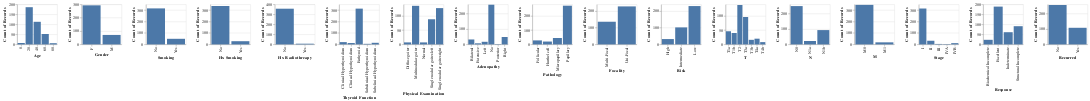

The code cell stored with this chart in its notebook:
### Markdown cell above
## Visualizations  
Plots of single variables distributions

### Code cell
alt.Chart(data).mark_bar().encode(
    alt.X(alt.repeat("column")),
    alt.Y(aggregate='count')
).transform_bin(
    'Age', field='Age',  bin=alt.Bin(maxbins=5)
).properties(
    width=100,
    height=100
).repeat(
    column=list(data.columns),
)

### Figure 1 — Vega-Lite specification as saved in the notebook (floating-point values rounded to 4 significant figures; data arrays with more than 128 entries replaced by an {"elided": "..."} marker saying what was removed)
{"config": {"view": {"continuousWidth": 400, "continuousHeight": 300}}, "repeat": {"column": ["Age", "Gender", "Smoking", "Hx Smoking", "Hx Radiothreapy", "Thyroid Function", "Physical Examination", "Adenopathy", "Pathology", "Focality", "Risk", "T", "N", "M", "Stage", "Response", "Recurred"]}, "spec": {"data": {"name": "data-f02d0e33eb47f78e712379cc81b35d7e"}, "mark": "bar", "encoding": {"x": {"field": {"repeat": "column"}}, "y": {"aggregate": "count"}}, "height": 100, "transform": [{"bin": {"maxbins": 5}, "field": "Age", "as": "Age"}], "width": 100}, "$schema": "https://vega.github.io/schema/vega-lite/v4.17.0.json", "datasets": {"data-f02d0e33eb47f78e712379cc81b35d7e": {"elided": "364 records"}}}
